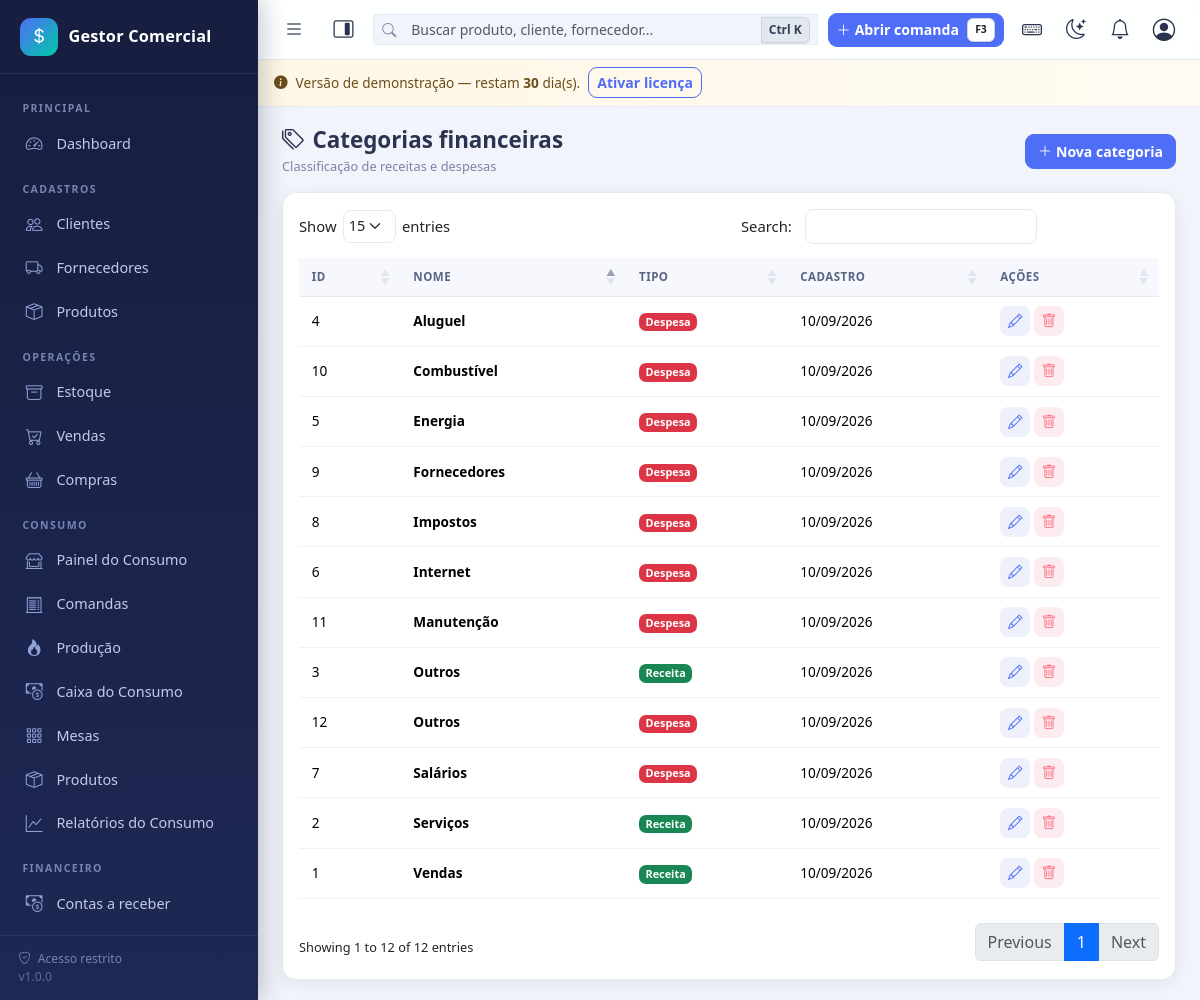
/categorias_financeiras/index.php (signed in), run on the app's committed database.
### tables this page shows
CREATE TABLE `categorias_financeiras` (
  `id` int(11) NOT NULL,
  `tipo` enum('RECEITA','DESPESA') NOT NULL,
  `nome` varchar(80) NOT NULL,
  `criado_em` datetime NOT NULL DEFAULT current_timestamp()
);

### config/database.php (called while the page is built, shortened)
<?php
function db(): PDO
{
    static $pdo = null;
    if ($pdo === null) {
        $dsn = 'mysql:host=' . DB_HOST . ';dbname=' . DB_NAME . ';charset=' . DB_CHARSET;
        try {
            $pdo = new PDO($dsn, DB_USER, DB_PASS, [
                PDO::ATTR_ERRMODE            => PDO::ERRMODE_EXCEPTION,
                PDO::ATTR_DEFAULT_FETCH_MODE => PDO::FETCH_ASSOC,
                PDO::ATTR_EMULATE_PREPARES   => false,
            ]);
        } catch (PDOException $e) {
            error_log('[BANCO] Falha de conexão: ' . $e->getMessage());
            http_response_code(500);
            if (defined('DEV_MODE') && DEV_MODE) {
                exit('Falha na conexão com o banco de dados. Verifique se o MySQL/MariaDB está ativo e se os dados em config/config.php estão corretos.');
            }
            exit('Serviço temporariamente indisponível.');
        }
    }
    return $pdo;
}

### includes/functions.php (called while the page is built, shortened)
<?php
function e($valor): string
{
    return htmlspecialchars((string)$valor, ENT_QUOTES, 'UTF-8');
}
function url(string $caminho = ''): string
{
    return BASE_URL . '/' . ltrim($caminho, '/');
}
function formatar_data($data): string
{
    $ts = is_numeric($data) ? (int)$data : strtotime((string)$data);
    return $ts ? date('d/m/Y', $ts) : '';
}

### categorias_financeiras/index.php (the view, shortened to what this page needs)
<?php
$dados = db()->query('SELECT * FROM categorias_financeiras ORDER BY tipo, nome')->fetchAll();
include INC . 'header.php';
?>
<div class="page-header">
    <div>
        <h1><i class="bi bi-tags me-2"></i>Categorias financeiras</h1>
        <span class="subtitulo">Classificação de receitas e despesas</span>
    </div>
    <button class="btn btn-primary" data-bs-toggle="modal" data-bs-target="#modalCatFin"><i class="bi bi-plus-lg me-1"></i>Nova categoria</button>
</div>
<div class="card">
    <div class="card-body">
        <div class="table-responsive">
            <table class="table table-hover table-geral" data-ordem="1">
                <thead>
                    <tr>
                        <th>ID</th>
                        <th>Nome</th>
                        <th>Tipo</th>
                        <th>Cadastro</th>
                        <th class="no-print">Ações</th>
                    </tr>
                </thead>
                <tbody>
                    <?php foreach ($dados as $r): ?>
                    <tr>
                        <td><?= (int)$r['id'] ?></td>
                        <td class="fw-semibold"><?= e($r['nome']) ?></td>
                        <td>
                            <?= $r['tipo'] === 'RECEITA'
                                ? '<span class="badge bg-success">Receita</span>'
                                : '<span class="badge bg-danger">Despesa</span>' ?>
                        </td>
                        <td><?= formatar_data($r['criado_em']) ?></td>
                        <td class="text-nowrap">
                            <button class="acao-btn btn-soft editar-cf" data-id="<?= (int)$r['id'] ?>" data-nome="<?= e($r['nome']) ?>" data-tipo="<?= e($r['tipo']) ?>" data-bs-toggle="tooltip" title="Editar"><i class="bi bi-pencil"></i></button>
                            <form action="<?= url('categorias_financeiras/excluir.php') ?>" method="post" class="d-inline">
                                <button type="submit" class="acao-btn btn-soft-danger excluir-cf" data-bs-toggle="tooltip" title="Excluir"><i class="bi bi-trash"></i></button>
                            </form>
                        </td>
                    </tr>
                    <?php endforeach; ?>
                </tbody>
            </table>
        </div>
    </div>
</div>
<?php include INC . 'footer.php'; ?>

### assets/css/app.css (style rules this page uses)
:root { --sidebar-w: 258px; --sidebar-bg: linear-gradient(180deg, #171e3f 0%, #1d2854 100%); --accent: #4f6ef7; --accent-2: #00c9a7; --danger-soft: #ff6b81; --bg: #f1f4fa; --card-bg: #ffffff; --card-radius: 14px; --shadow: 0 4px 16px rgba(23, 30, 63, .07); --shadow-lg: 0 10px 30px rgba(23, 30, 63, .12); --text: #2b3350; --muted: #7a84a3; --border: #e6eaf4; --topbar-bg: rgba(255, 255, 255, .92); }
* { box-sizing: border-box; }
html, body { height: 100%; }
body { font-family: "Segoe UI", system-ui, -apple-system, Roboto, Arial, sans-serif; background: var(--bg); color: var(--text); font-size: .925rem; overflow-x: hidden; }
.page-header { display: flex; flex-wrap: wrap; align-items: center; justify-content: space-between; gap: .6rem; margin-bottom: 1rem; }
.page-header h1 { font-size: 1.25rem; font-weight: 700; margin: 0; }
.page-header .subtitulo { color: var(--muted); font-size: .8rem; }
.card { border: 1px solid var(--border); border-radius: var(--card-radius); box-shadow: var(--shadow); background: #fff; }
.table-geral { width: 100% !important; font-size: .85rem; margin: 0 !important; }
.table-responsive { overflow-x: auto; -webkit-overflow-scrolling: touch; scrollbar-width: thin; }
.table-geral thead th { background: #f6f8fd; color: #5a6585; font-size: .72rem; text-transform: uppercase; letter-spacing: .5px; border-bottom: 1px solid var(--border); white-space: nowrap; padding: .65rem .8rem; }
.table-geral td { vertical-align: middle; padding: .6rem .8rem; border-color: #eef1f8; }
.btn { border-radius: 9px; font-size: .88rem; font-weight: 600; }
.btn-primary { background: var(--accent); border-color: var(--accent); }
.btn-soft { background: #eef1fb; border: 0; color: var(--accent); }
.btn-soft-danger { background: #fdecef; border: 0; color: var(--danger-soft); }
.acao-btn { width: 30px; height: 30px; display: inline-grid; place-items: center; border-radius: 8px; font-size: .9rem; }
.badge { font-size: .68rem; padding: .35em .6em; border-radius: 7px; font-weight: 600; }
@media (min-width: 992px) { .page-header h1 { font-size: 1.4rem; } }

### data on the page
categorias_financeiras: id "3", nome "Outros", tipo "Receita", criado_em "10/09/2026"
categorias_financeiras: id "2", nome "Serviços", tipo "Receita", criado_em "10/09/2026"
categorias_financeiras: id "1", nome "Vendas", tipo "Receita", criado_em "10/09/2026"
categorias_financeiras: id "4", nome "Aluguel", tipo "Despesa", criado_em "10/09/2026"
categorias_financeiras: id "10", nome "Combustível", tipo "Despesa", criado_em "10/09/2026"
categorias_financeiras: id "5", nome "Energia", tipo "Despesa", criado_em "10/09/2026"
categorias_financeiras: id "9", nome "Fornecedores", tipo "Despesa", criado_em "10/09/2026"
categorias_financeiras: id "8", nome "Impostos", tipo "Despesa", criado_em "10/09/2026"
categorias_financeiras: id "6", nome "Internet", tipo "Despesa", criado_em "10/09/2026"
categorias_financeiras: id "11", nome "Manutenção", tipo "Despesa", criado_em "10/09/2026"
categorias_financeiras: id "12", nome "Outros", tipo "Despesa", criado_em "10/09/2026"
categorias_financeiras: id "7", nome "Salários", tipo "Despesa", criado_em "10/09/2026"

### other printed values
$nomeEmpresa "Gestor Comercial"
$rotulo "Clientes"
$rotulo "Fornecedores"
$rotulo "Produtos"
$rotulo "Estoque"
$rotulo "Vendas"
$rotulo "Compras"
rotulo_consumo() "CONSUMO"
$rotulo "Painel do Consumo Comandas Produção Caixa do Consumo Mesas Produtos Relatórios do Consumo"
$rotulo "Contas a receber"
licenca_dias_restantes() "30"
